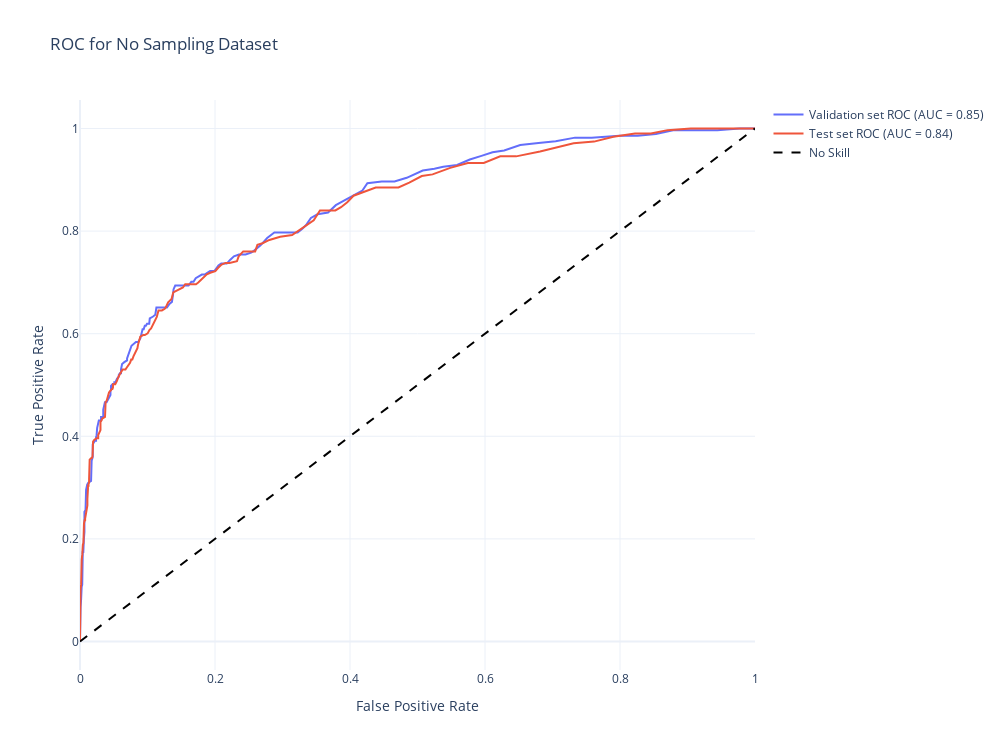

Notebook cell for this chart:
### Code cell
fig = plot_roc_auc('no_sampling', best_model, 'ROC for No Sampling Dataset')
fig.show()

### Figure 1 — Plotly figure (JSON) as saved in the notebook; plotly's stock layout.template omitted (floating-point values rounded to 4 significant figures; data arrays with more than 128 entries replaced by an {"elided": "..."} marker saying what was removed)
{"data": [{"mode": "lines", "name": "Validation set ROC (AUC = 0.85)", "type": "scatter", "x": {"elided": "175 float values"}, "y": {"elided": "175 float values"}}, {"mode": "lines", "name": "Test set ROC (AUC = 0.84)", "type": "scatter", "x": {"elided": "179 float values"}, "y": {"elided": "179 float values"}}, {"line": {"color": "black", "dash": "dash"}, "mode": "lines", "name": "No Skill", "type": "scatter", "x": [0, 1], "y": [0, 1]}], "layout": {"height": 750, "title": {"text": "ROC for No Sampling Dataset"}, "width": 1000, "xaxis": {"title": {"text": "False Positive Rate"}}, "yaxis": {"title": {"text": "True Positive Rate"}}}}
